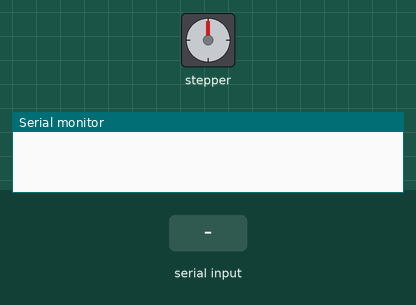
This sketch was run on a simulated Arduino Uno, built with avr-gcc and run on an emulated ATmega328P. Shown: stepper motor, the last lines printed to the serial monitor. Wiring (inferred from the names in the program): stepper motor driver (200 steps per turn assumed): step pin 4; direction pin 5. The inputs (shaded band) are chosen by the test bench.

Above: at 1.2 s.
1.3 s: "close" received over Serial
At 4.0 s:
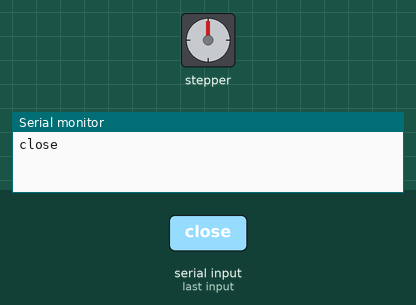
4.3 s: "open" received over Serial
At 6.3 s:
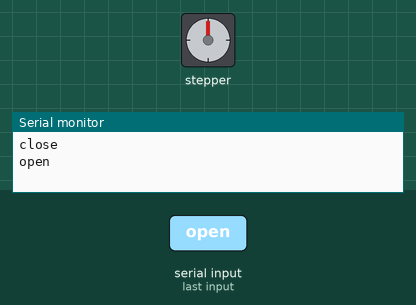
Timing chart, 0 to 7.8 s (numbered marks = the images above; inputs shaded):
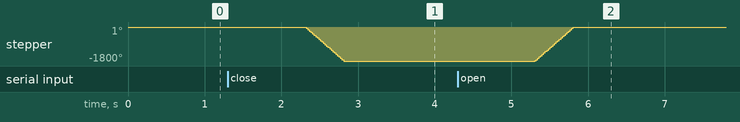

Measured:
- after the input at 1.3 s, stepper: turns 1800° counter-clockwise in 0.51 s, starting after 1.0 s
- after the input at 4.3 s, stepper: turns 1800° clockwise in 0.51 s, starting after 1.0 s

The sketch:

SushiRolling_TestCode.ino
```cpp
/*     Simple Stepper Motor Control Exaple Code
 *
 *  by Dejan Nedelkovski, www.HowToMechatronics.com
 *
 */

// defines pins numbers
const int stepPin = 4;
const int dirPin = 5;

void setup() {
  // Sets the two pins as Outputs
  pinMode(stepPin,OUTPUT);
  pinMode(dirPin,OUTPUT);
  Serial.begin(9600);
}
void loop() {
if (Serial.available() > 0){
  String input = Serial.readString();
  input.trim();
  Serial.println(input);


  if (input == "close"){
    digitalWrite(dirPin,LOW); //Changes the rotations direction --> LOW IS CCW
    // Makes 400 pulses for making two full cycle rotation
    for(int x = 0; x < 1000; x++) {
      digitalWrite(stepPin,HIGH);
      delayMicroseconds(250);
      digitalWrite(stepPin,LOW);
      delayMicroseconds(250);
      //Serial.println(x);
    }
  } else if (input == "open"){
    digitalWrite(dirPin,HIGH); // Enables the motor to move in a particular direction --> HIGH is CW
    // Makes 200 pulses for making one full cycle rotation
    for(int x = 0; x < 1000; x++) {
      digitalWrite(stepPin,HIGH);
      delayMicroseconds(250);
      digitalWrite(stepPin,LOW);
      delayMicroseconds(250);
      //Serial.println(x);
    }
  }

}
/*
  digitalWrite(dirPin,HIGH); // Enables the motor to move in a particular direction --> HIGH is CW
  // Makes 200 pulses for making one full cycle rotation
  for(int x = 0; x < 200; x++) {
    digitalWrite(stepPin,HIGH);
    delayMicroseconds(500);
    digitalWrite(stepPin,LOW);
    delayMicroseconds(500);
  }
  delay(1000); // One second delay

  digitalWrite(dirPin,LOW); //Changes the rotations direction --> LOW IS CCW
  // Makes 400 pulses for making two full cycle rotation
  for(int x = 0; x < 400; x++) {
    digitalWrite(stepPin,HIGH);
    delayMicroseconds(500);
    digitalWrite(stepPin,LOW);
    delayMicroseconds(500);
  }
  delay(1000);*/
}
```
